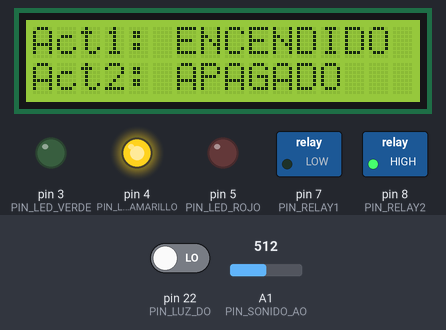
Simulated run of this sketch. Board: Arduino Mega 2560, built with avr-gcc and run on an emulated ATmega2560. Parts: 16×2 character LCD, switched loads named in the sketch (green lamp = pin HIGH), output pins drawn as LEDs (lit = HIGH). Inputs (shaded band) come from the test bench; at power-on: A1 (PIN_SONIDO_AO) = 512, pin 22 (PIN_LUZ_DO) LOW.

Above: at 3.2 s.
3.3 s: A1 (PIN_SONIDO_AO) set to 585
4.8 s: A1 (PIN_SONIDO_AO) set to 610
At 5.5 s:
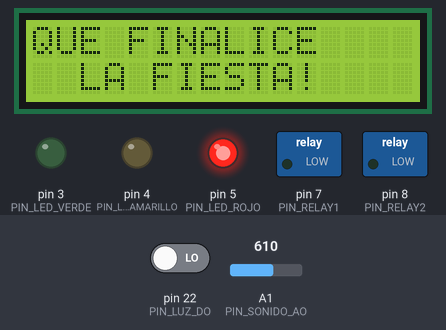
6.6 s: pin 22 (PIN_LUZ_DO) driven HIGH
At 7.8 s:
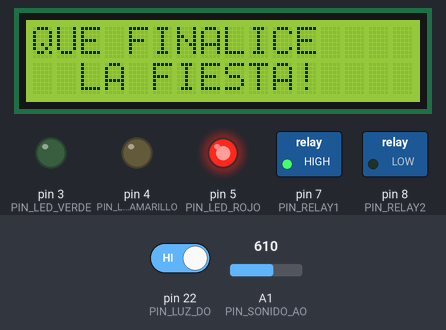
8.1 s: A1 (PIN_SONIDO_AO) set to 590
At 9.1 s:
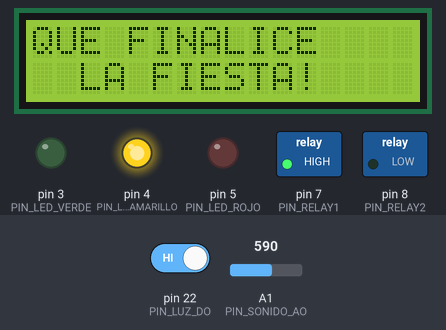
9.6 s: pin 22 (PIN_LUZ_DO) driven LOW
At 10.5 s:
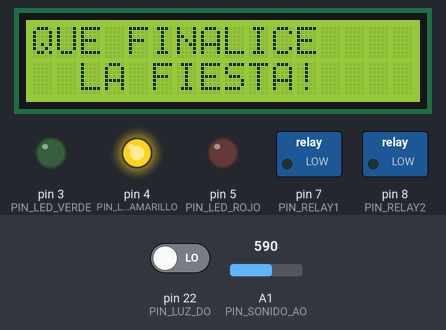
11.1 s: A1 (PIN_SONIDO_AO) set to 316
12.6 s: A1 (PIN_SONIDO_AO) set to 287
At 13.8 s:
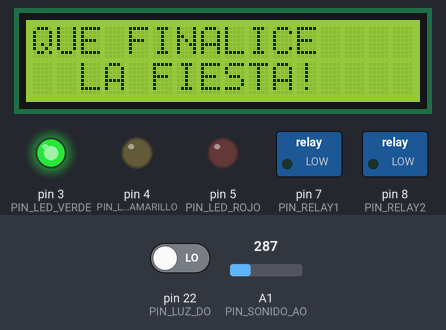
Timing chart, 0 to 16.4 s (numbered marks = the images above; inputs shaded):
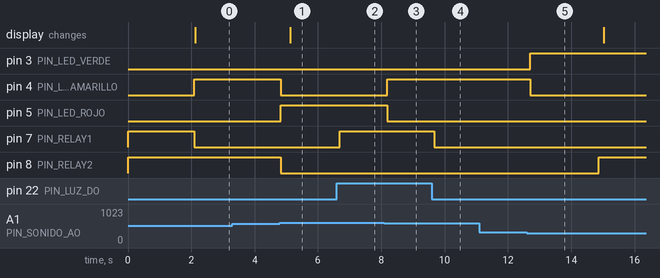

Measured:
- the behaviour switches between 599 and 600 on A1 (PIN_SONIDO_AO) (found by bisection; images 0 and 1)
- the behaviour switches between 300 and 299 on A1 (PIN_SONIDO_AO) (found by bisection; images 4 and 5)
- after the input at 3.3 s, every drawn part: stays the same
- after the input at 4.8 s, pin 4 (PIN_LED_AMARILLO), pin 8 (PIN_RELAY2): HIGH → LOW at once; pin 5 (PIN_LED_ROJO): LOW → HIGH at once; the display: changes after 0.33 s (image 1)
- after the input at 6.6 s, pin 7 (PIN_RELAY1): LOW → HIGH after 0.09 s
- after the input at 8.1 s, pin 4 (PIN_LED_AMARILLO): LOW → HIGH after 0.09 s; pin 5 (PIN_LED_ROJO): HIGH → LOW after 0.09 s
- after the input at 9.6 s, pin 7 (PIN_RELAY1): HIGH → LOW after 0.07 s
- after the input at 11.1 s, every drawn part: stays the same
- after the input at 12.6 s, pin 3 (PIN_LED_VERDE): LOW → HIGH after 0.10 s; pin 4 (PIN_LED_AMARILLO): HIGH → LOW after 0.10 s

The sketch:

PRACTICA13LUZYSONIDO.ino
```cpp
#include <Wire.h>
#include <LiquidCrystal_I2C.h>
#include <DHT.h>

// ── Pines ──────────────────────────────────────────
#define PIN_LUZ_DO        22
#define PIN_SONIDO_AO     A1
#define PIN_RELAY1        7
#define PIN_RELAY2        8
#define PIN_LED_VERDE     3
#define PIN_LED_AMARILLO  4
#define PIN_LED_ROJO      5

// DHT declarado pero no usado en P2 — solo para que compile
#define DHT_PIN           2
#define DHT_TYPE          DHT11

// ── Umbrales sonido ────────────────────────────────
#define UMBRAL_SONIDO_MEDIO  300
#define UMBRAL_SONIDO_ALTO   600

// ── Objetos ────────────────────────────────────────
LiquidCrystal_I2C lcd(0x27, 16, 2);
DHT dht(DHT_PIN, DHT_TYPE);   // Declarado para no dejar el pin flotando

// ── Variables ──────────────────────────────────────
bool foco1On     = false;
bool foco2On     = false;
bool foco2Activo = false;
unsigned long tiempoFoco2    = 0;
unsigned long anteriorSensor = 0;
unsigned long anteriorLCD    = 0;

const long intervaloSensor = 100;
const long intervaloLCD    = 300;
const long duracionFoco2   = 10000;

enum NivelSonido { BAJO, MEDIO, ALTO };
NivelSonido nivelActual = BAJO;

// ──────────────────────────────────────────────────
void setup() {
  pinMode(PIN_LUZ_DO,       INPUT);
  pinMode(PIN_RELAY1,       OUTPUT);
  pinMode(PIN_RELAY2,       OUTPUT);
  pinMode(PIN_LED_VERDE,    OUTPUT);
  pinMode(PIN_LED_AMARILLO, OUTPUT);
  pinMode(PIN_LED_ROJO,     OUTPUT);

  // Todo apagado al inicio — relays activo-LOW
  digitalWrite(PIN_RELAY1,       HIGH);
  digitalWrite(PIN_RELAY2,       HIGH);
  digitalWrite(PIN_LED_VERDE,    LOW);
  digitalWrite(PIN_LED_AMARILLO, LOW);
  digitalWrite(PIN_LED_ROJO,     LOW);

  lcd.init();
  lcd.backlight();
  lcd.setCursor(0, 0);
  lcd.print(" Practica  2    ");
  lcd.setCursor(0, 1);
  lcd.print(" Luz / Sonido   ");
  delay(2000);
  lcd.clear();
}

// ──────────────────────────────────────────────────
void loop() {
  unsigned long ahora = millis();

  // ── Leer sensores ────────────────────────────────
  if (ahora - anteriorSensor >= intervaloSensor) {
    anteriorSensor = ahora;

    // ── Control Luz (Relay 1) ────────────────────
    bool oscuro = (digitalRead(PIN_LUZ_DO) == LOW);
    if (oscuro) {
      digitalWrite(PIN_RELAY1, LOW);
      foco1On = true;
    } else {
      digitalWrite(PIN_RELAY1, HIGH);
      foco1On = false;
    }

    // ── Control Sonido ───────────────────────────
    int valorSonido = analogRead(PIN_SONIDO_AO);

    if (valorSonido < UMBRAL_SONIDO_MEDIO) {
      nivelActual = BAJO;
      digitalWrite(PIN_LED_VERDE,    HIGH);
      digitalWrite(PIN_LED_AMARILLO, LOW);
      digitalWrite(PIN_LED_ROJO,     LOW);

    } else if (valorSonido < UMBRAL_SONIDO_ALTO) {
      nivelActual = MEDIO;
      digitalWrite(PIN_LED_VERDE,    LOW);
      digitalWrite(PIN_LED_AMARILLO, HIGH);
      digitalWrite(PIN_LED_ROJO,     LOW);

    } else {
      nivelActual = ALTO;
      digitalWrite(PIN_LED_VERDE,    LOW);
      digitalWrite(PIN_LED_AMARILLO, LOW);
      digitalWrite(PIN_LED_ROJO,     HIGH);

      if (!foco2Activo) {
        digitalWrite(PIN_RELAY2, LOW);
        foco2On     = true;
        foco2Activo = true;
        tiempoFoco2 = ahora;
      }
    }

    // ── Timer foco 2 — apagar tras 10s ──────────
    if (foco2Activo && (ahora - tiempoFoco2 >= duracionFoco2)) {
      digitalWrite(PIN_RELAY2, HIGH);
      foco2On     = false;
      foco2Activo = false;
    }
  }

  // ── Actualizar LCD ───────────────────────────────
  if (ahora - anteriorLCD >= intervaloLCD) {
    anteriorLCD = ahora;

    if (foco2On) {
      lcd.setCursor(0, 0);
      lcd.print("QUE FINALICE    ");
      lcd.setCursor(0, 1);
      lcd.print("  LA FIESTA!    ");
    } else {
      lcd.setCursor(0, 0);
      lcd.print(foco1On ? "Act1: ENCENDIDO " : "Act1: APAGADO   ");
      lcd.setCursor(0, 1);
      lcd.print("Act2: APAGADO   ");
    }
  }
}
```
